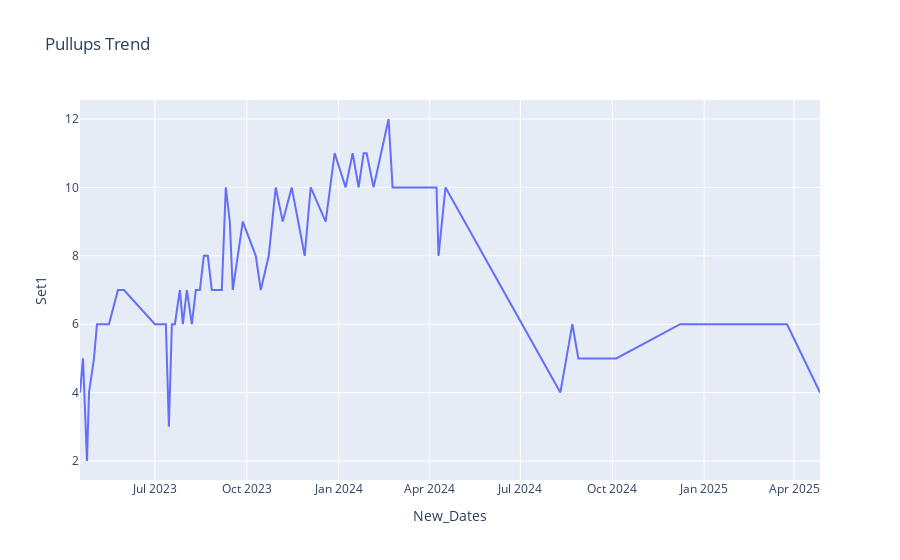

The code cell stored with this chart in its notebook:
### Markdown cell above
# Plots

### Code cell
fig = px.line(final_df, x='New_Dates', y='Set1', title='Pullups Trend')
fig.show()
